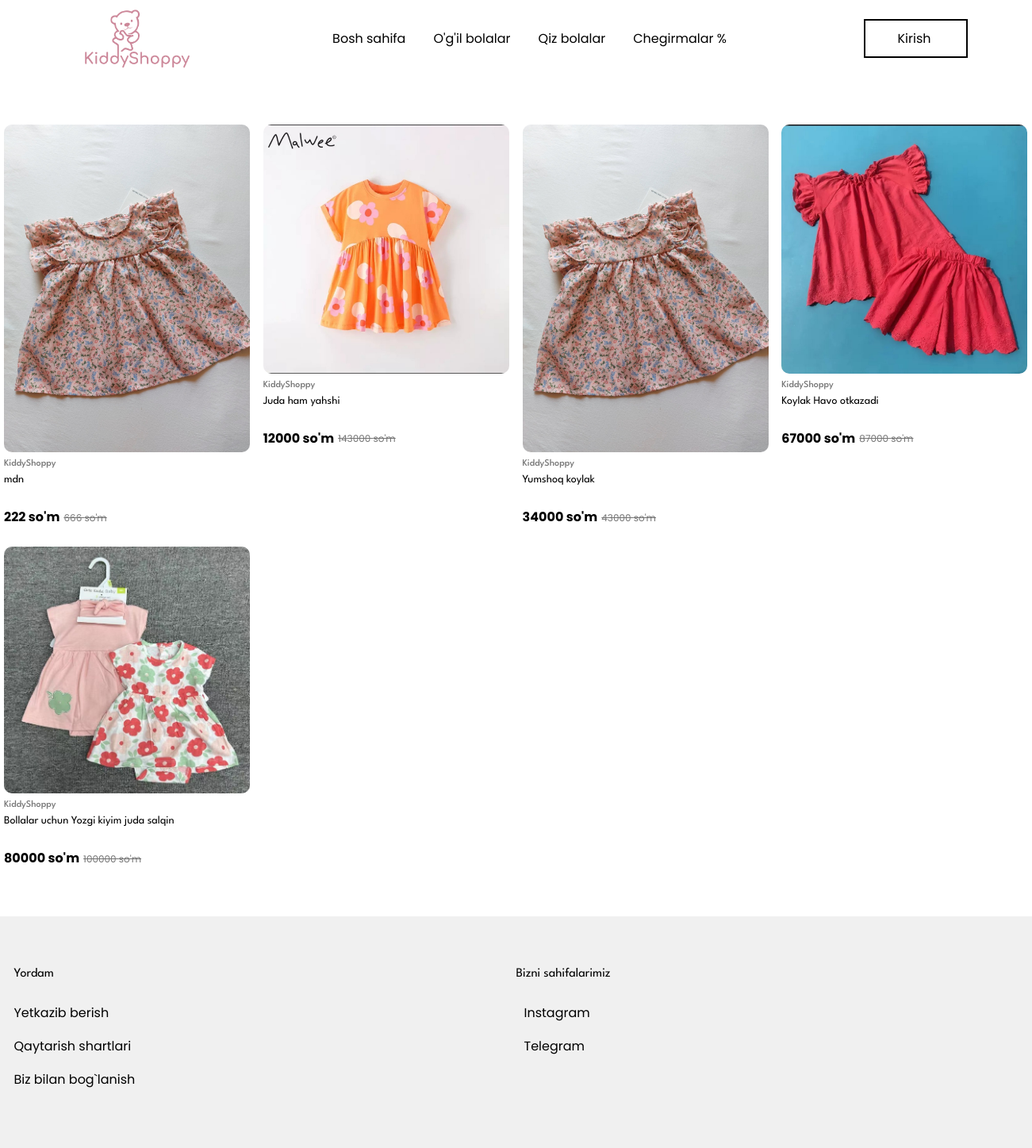
/filter/qiz/, run on an earlier commit of the app's database.
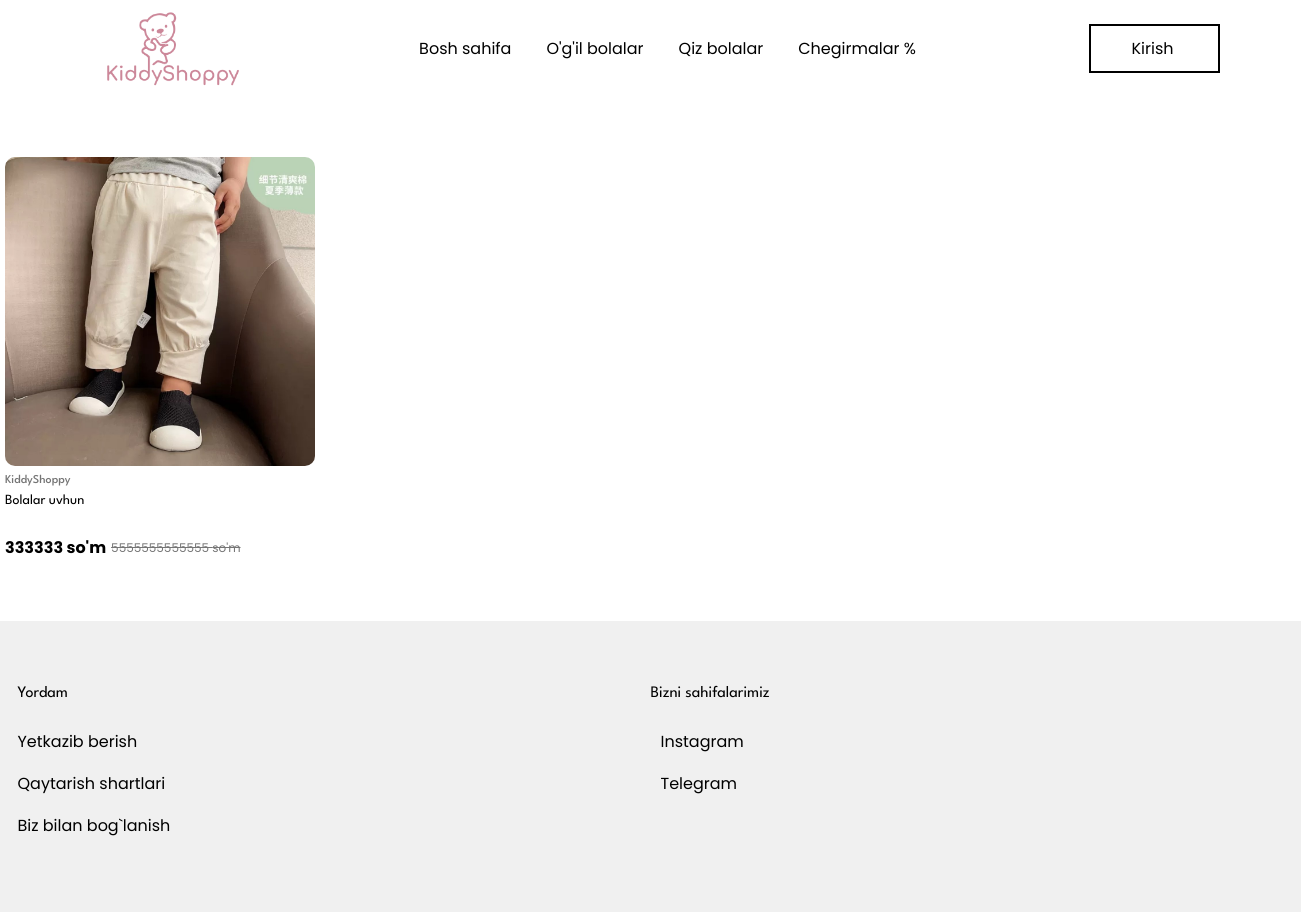
And on a later commit of the database.
### base/models.py (models this page shows, shortened)
class Main_Kiyim(models.Model):
    YOSH_CHOICES = [
        ('1', '1 oylik'),
        ('2', '2 oylik'),
        ('3', '3 oylik'),
        ('4', '4 oylik'),
        ('5', '5 oylik'),
        ('6', '6 oylik'),
        ('7', '7 oylik'),
        ('8', '8 oylik'),
        ('9', '9 oylik'),
    ]
    yoshi = models.CharField(
        max_length=2,
        choices=YOSH_CHOICES,
        blank=True,
        null=True,
        verbose_name="Bolalar yoshi"
    )
    GENDER_CHOICES = [
        ('qiz', 'Qiz bola'),
        ('ogil', 'O‘g‘il bola'),
    ]
    jinsi = models.CharField(
        max_length=5,
        choices=GENDER_CHOICES,
        default='qiz',
        verbose_name="Jinsi",
        help_text="Qiz bola yoki o‘g‘il bola uchun"
    )
    pre_balandligi = models.CharField("PRE balandligi", max_length=50, blank=True, null=True)
    pre_kilogrami = models.CharField("PRE kilogrami", max_length=50, blank=True, null=True)
    nb_balandligi = models.CharField("NB balandligi", max_length=50, blank=True, null=True)
    nb_kilogrami = models.CharField("NB kilogrami", max_length=50, blank=True, null=True)
    m3_balandligi = models.CharField("3M balandligi", max_length=50, blank=True, null=True)
    m3_kilogrami = models.CharField("3M kilogrami", max_length=50, blank=True, null=True)
    m6_balandligi = models.CharField("6M balandligi", max_length=50, blank=True, null=True)
    m6_kilogrami = models.CharField("6M kilogrami", max_length=50, blank=True, null=True)
    m9_balandligi = models.CharField("9M balandligi", max_length=50, blank=True, null=True)
    m9_kilogrami = models.CharField("9M kilogrami", max_length=50, blank=True, null=True)
    main_img = models.ImageField(upload_to='kiyimlar/', blank=True, null=True)
    birinchi_img = models.ImageField(upload_to='kiyimlar/', blank=True, null=True)
    ikkinchi_img = models.ImageField(upload_to='kiyimlar/', blank=True, null=True)
    tavsifi = models.CharField(max_length=100)
    narhi = models.PositiveIntegerField()
    skidkasi = models.PositiveIntegerField(
    blank=True,
    null=True,
    verbose_name="Chegirma (%)",
    help_text="Chegirma foizi, agar yo'q bo‘lsa bo‘sh qoldiring"
    )
    balandligi = models.CharField(max_length=200, null=True, blank=True)
    kilogrami = models.CharField(max_length=50, null=True, blank=True)
    kiyim_haqida = models.TextField(null=True, blank=True)
    birinchi_xususiyati = models.CharField(max_length=50, null=True, blank=True)
    ikkinchi_xususiyati = models.CharField(max_length=50, null=True, blank=True)
    uchunchi_xususiyati = models.CharField(max_length=50, null=True, blank=True)
    tortinchi_xususiyati = models.CharField(max_length=50, null=True, blank=True)
    beshinchi_xususiyati = models.CharField(max_length=50, null=True, blank=True)
    oltinchi_xususiyati = models.CharField(max_length=50, null=True, blank=True)
    class Meta:
        verbose_name = "Asosiy kiyim"
        verbose_name_plural = "Asosiy kiyimlar"
        ordering = ['-id']

### base/views.py (the view)
# urls.py: path('filter/<str:jinsi>/', kiyimlar_view, name='jins_filter'),
def kiyimlar_view(request, jinsi=None):
    if jinsi in ['qiz', 'ogil']:
        kiyimlar = Main_Kiyim.objects.filter(jinsi=jinsi)
    else:
        kiyimlar = Main_Kiyim.objects.all()
    return render(request, 'kiyimlar.html', {
        'kiyimlar': kiyimlar,
        'tanlangan_jins': jinsi
    })

### base/templates/kiyimlar.html (shortened to what this page needs)
{% extends 'base.html' %}
{% load static %}
{% block content %}
<body>
    <div class="products">
        {% for kiyim in kiyimlar %}
        <div class="product_card">
            <a href="{% url 'detail' kiyim.id %}">
                <div class="product_card_info">
                    <img src="{{ kiyim.main_img.url }}" alt="baby-clothes" width="310" height="400">
                    <h4>KiddyShoppy</h4>
                    <h3>{{ kiyim.tavsifi }}</h3>
                    <div class="product_card_info_price">
                        <p class="new_price">{{ kiyim.narhi }} so'm</p>
                        <p class="old_price">{{ kiyim.skidkasi }} so'm</p>
                    </div>
                </div>
            </a>
        </div>
        {% empty %}
        <p>Bu toifada kiyimlar topilmadi.</p>
        {% endfor %}
    </div>
</body>
{% endblock %}

What changed in the data, as far as the page shows it:
removed Main_Kiyim: main_img (picture), tavsifi "mdn", narhi "222", skidkasi "666"
removed Main_Kiyim: main_img (picture), tavsifi "Juda ham yahshi", narhi "12000", skidkasi "143000"
removed Main_Kiyim: main_img (picture), tavsifi "Yumshoq koylak", narhi "34000", skidkasi "43000"
removed Main_Kiyim: main_img (picture), tavsifi "Koylak Havo otkazadi", narhi "67000", skidkasi "87000"
removed Main_Kiyim: main_img (picture), tavsifi "Bollalar uchun Yozgi kiyim juda salqin", narhi "80000", skidkasi "100000"
added Main_Kiyim: main_img (picture), tavsifi "Bolalar uvhun", narhi "333333", skidkasi "5555555555555"
